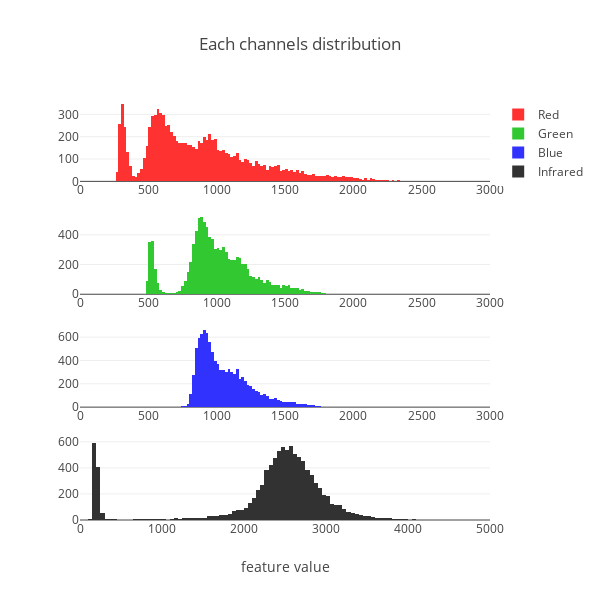

Notebook source saved alongside this figure:
### Markdown cell above
Au vu de la quantité de données, on ne peut effectuer la visualisation sur son ensemble. On ne garde qu'un échantillon de 10000 valeurs (échantilloné aléatoirement sur l'ensemble des données) pour chacun des canaux.

### Code cell
import plotly.offline as py
py.init_notebook_mode(connected=True)
from plotly import tools
import plotly.graph_objs as go

fig = tools.make_subplots(rows=4, cols=1, print_grid=False)
samples = 10000

trace1 = go.Histogram(
    x=np.random.choice(data["S2"][:,:,:,0].flatten(), samples),
    name='Red',
    marker=dict(
        color='rgb(255, 50, 50)'
    ),
    xbins=dict(
        start=0,
        end=3000,
        size=20
    )
)
trace2 = go.Histogram(
    x=np.random.choice(data["S2"][:,:,:,1].flatten(), samples),
    name='Green',
    marker=dict(
        color='rgb(50, 200, 50)'
    ),
    xbins=dict(
        start=0,
        end=3000,
        size=20
    )
)
trace3 = go.Histogram(
    x=np.random.choice(data["S2"][:,:,:,2].flatten(), samples),
    name='Blue',
    marker=dict(
        color='rgb(50, 50, 255)'
    ),
    xbins=dict(
        start=0,
        end=3000,
        size=20
    )
)
trace4 = go.Histogram(
    x=np.random.choice(data["S2"][:,:,:,3].flatten(), samples),
    name='Infrared',
    marker=dict(
        color='rgb(50, 50, 50)'
    ),
)

fig.append_trace(trace1, 1, 1)
fig.append_trace(trace2, 2, 1)
fig.append_trace(trace3, 3, 1)
fig.append_trace(trace4, 4, 1)

fig['layout']['xaxis1'].update(range=[0, 3000])
fig['layout']['xaxis2'].update(range=[0, 3000])
fig['layout']['xaxis3'].update(range=[0, 3000])
fig['layout']['xaxis4'].update(range=[0, 5000], title='feature value')

fig['layout'].update(height=600, width=600, title='Each channels distribution')
py.iplot(fig, filename='simple-subplot')

### Figure 1 — Plotly figure (JSON) as saved in the notebook; plotly's stock layout.template omitted (floating-point values rounded to 4 significant figures; data arrays with more than 128 entries replaced by an {"elided": "..."} marker saying what was removed)
{"data": [{"marker": {"color": "rgb(255, 50, 50)"}, "name": "Red", "type": "histogram", "x": {"elided": "10000 int values"}, "xaxis": "x1", "xbins": {"end": 3000, "size": 20, "start": 0}, "yaxis": "y1"}, {"marker": {"color": "rgb(50, 200, 50)"}, "name": "Green", "type": "histogram", "x": {"elided": "10000 int values"}, "xaxis": "x2", "xbins": {"end": 3000, "size": 20, "start": 0}, "yaxis": "y2"}, {"marker": {"color": "rgb(50, 50, 255)"}, "name": "Blue", "type": "histogram", "x": {"elided": "10000 int values"}, "xaxis": "x3", "xbins": {"end": 3000, "size": 20, "start": 0}, "yaxis": "y3"}, {"marker": {"color": "rgb(50, 50, 50)"}, "name": "Infrared", "type": "histogram", "x": {"elided": "10000 int values"}, "xaxis": "x4", "yaxis": "y4"}], "layout": {"height": 600, "title": "Each channels distribution", "width": 600, "xaxis1": {"anchor": "y1", "domain": [0, 1], "range": [0, 3000]}, "xaxis2": {"anchor": "y2", "domain": [0, 1], "range": [0, 3000]}, "xaxis3": {"anchor": "y3", "domain": [0, 1], "range": [0, 3000]}, "xaxis4": {"anchor": "y4", "domain": [0, 1], "range": [0, 5000], "title": "feature value"}, "yaxis1": {"anchor": "x1", "domain": [0.8063, 1]}, "yaxis2": {"anchor": "x2", "domain": [0.5375, 0.7312]}, "yaxis3": {"anchor": "x3", "domain": [0.2687, 0.4625]}, "yaxis4": {"anchor": "x4", "domain": [0, 0.1938]}}}
